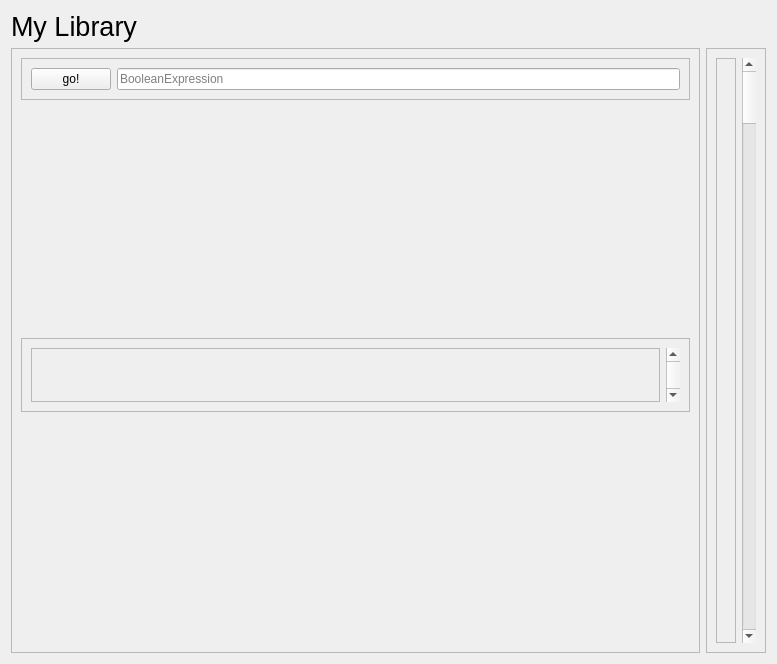
<?xml version="1.0" encoding="UTF-8"?>
<ui version="4.0">
 <class>mainFrame</class>
 <widget class="QFrame" name="mainFrame">
  <property name="geometry">
   <rect>
    <x>0</x>
    <y>0</y>
    <width>777</width>
    <height>664</height>
   </rect>
  </property>
  <property name="windowTitle">
   <string>Frame</string>
  </property>
  <layout class="QGridLayout" name="gridLayout">
   <item row="2" column="1">
    <widget class="QFrame" name="testsAndScrollbarFrame">
     <property name="frameShape">
      <enum>QFrame::StyledPanel</enum>
     </property>
     <property name="frameShadow">
      <enum>QFrame::Raised</enum>
     </property>
     <layout class="QHBoxLayout" name="horizontalLayout">
      <item>
       <widget class="QFrame" name="testsFrame">
        <property name="frameShape">
         <enum>QFrame::StyledPanel</enum>
        </property>
        <property name="frameShadow">
         <enum>QFrame::Raised</enum>
        </property>
        <layout class="QVBoxLayout" name="verticalLayout_3"/>
       </widget>
      </item>
      <item>
       <widget class="QScrollBar" name="testsScrollbar">
        <property name="orientation">
         <enum>Qt::Vertical</enum>
        </property>
       </widget>
      </item>
     </layout>
    </widget>
   </item>
   <item row="0" column="0">
    <widget class="QLabel" name="myLibraryLabel">
     <property name="font">
      <font>
       <pointsize>20</pointsize>
      </font>
     </property>
     <property name="text">
      <string>My Library</string>
     </property>
    </widget>
   </item>
   <item row="2" column="0">
    <widget class="QFrame" name="searchAndTagsFrame">
     <property name="frameShape">
      <enum>QFrame::StyledPanel</enum>
     </property>
     <property name="frameShadow">
      <enum>QFrame::Raised</enum>
     </property>
     <layout class="QVBoxLayout" name="verticalLayout_2">
      <item>
       <widget class="QFrame" name="searchFrame">
        <property name="frameShape">
         <enum>QFrame::StyledPanel</enum>
        </property>
        <property name="frameShadow">
         <enum>QFrame::Raised</enum>
        </property>
        <layout class="QHBoxLayout" name="horizontalLayout_2">
         <item>
          <widget class="QPushButton" name="searchButton">
           <property name="text">
            <string>go!</string>
           </property>
          </widget>
         </item>
         <item>
          <widget class="QLineEdit" name="searchLineEdit">
           <property name="placeholderText">
            <string>BooleanExpression</string>
           </property>
          </widget>
         </item>
        </layout>
       </widget>
      </item>
      <item>
       <spacer name="verticalSpacer_2">
        <property name="orientation">
         <enum>Qt::Vertical</enum>
        </property>
        <property name="sizeHint" stdset="0">
         <size>
          <width>20</width>
          <height>40</height>
         </size>
        </property>
       </spacer>
      </item>
      <item>
       <widget class="QFrame" name="tagsAndScrollbarFrame">
        <property name="frameShape">
         <enum>QFrame::StyledPanel</enum>
        </property>
        <property name="frameShadow">
         <enum>QFrame::Raised</enum>
        </property>
        <layout class="QHBoxLayout" name="horizontalLayout_3">
         <item>
          <widget class="QFrame" name="tagsFrame">
           <property name="frameShape">
            <enum>QFrame::StyledPanel</enum>
           </property>
           <property name="frameShadow">
            <enum>QFrame::Raised</enum>
           </property>
           <layout class="QVBoxLayout" name="verticalLayout"/>
          </widget>
         </item>
         <item>
          <widget class="QScrollBar" name="tagsScrollbar">
           <property name="orientation">
            <enum>Qt::Vertical</enum>
           </property>
          </widget>
         </item>
        </layout>
       </widget>
      </item>
      <item>
       <spacer name="verticalSpacer">
        <property name="orientation">
         <enum>Qt::Vertical</enum>
        </property>
        <property name="sizeHint" stdset="0">
         <size>
          <width>20</width>
          <height>20</height>
         </size>
        </property>
       </spacer>
      </item>
     </layout>
    </widget>
   </item>
  </layout>
 </widget>
 <resources/>
 <connections/>
</ui>
